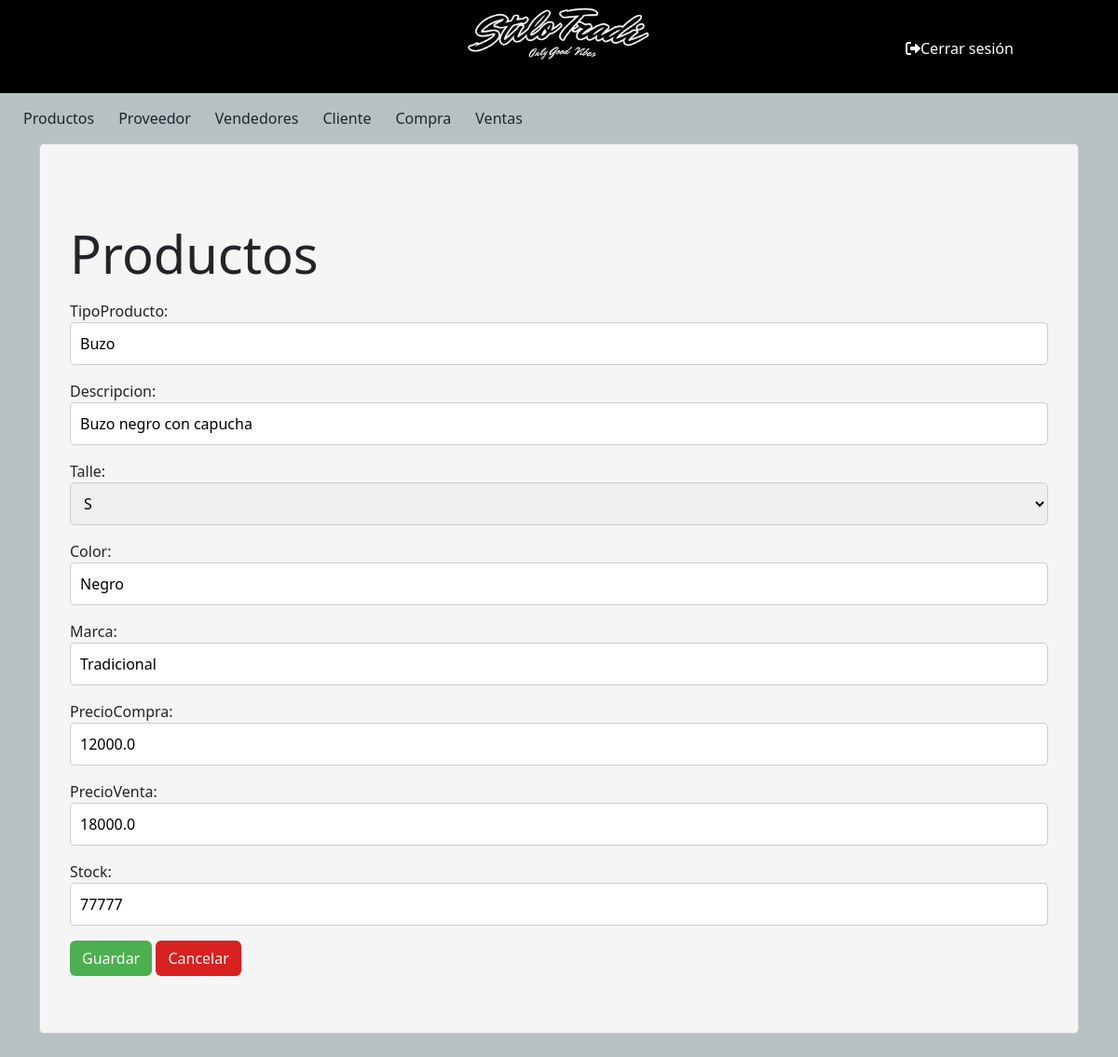
Before: /producto/ProductoModif/3/ with the older database file.
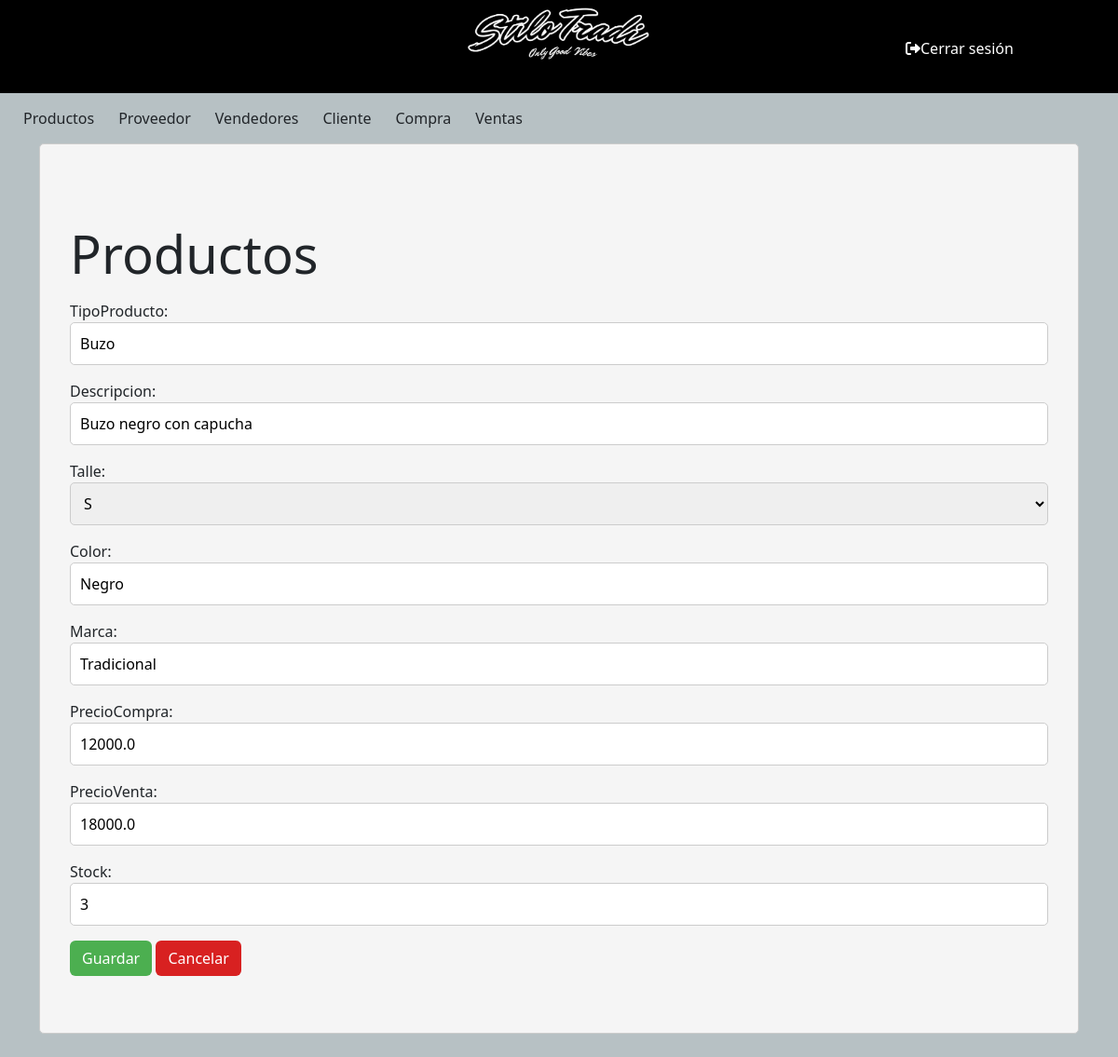
After: the same page with the newer database file.
### miAplicacion/models.py (models this page shows, shortened)
class Producto(models.Model):
    TipoProducto = models.CharField (max_length=50)
    Descripcion = models.CharField (max_length=50)
    Talle = models.CharField (max_length=50, choices=[('S', 'S' ),('M','M'),('L','L'),('XL','XL'),('XXL','XXL')])
    Color = models.CharField (max_length=50)
    Marca = models.CharField (max_length=50)
    PrecioCompra = models.FloatField ()
    PrecioVenta = models.FloatField ()
    Stock = models.IntegerField ()
    class Meta:
        ordering = ['TipoProducto', 'Descripcion']

### miAplicacion/views.py (the view)
# urls.py: path('producto/ProductoModif/<int:pk>/', views.ProductoModif.as_view(), name='ProductoModif'),
class ProductoModif(UpdateView):
    model = Producto
    form_class = ProductosForm
    template_name = 'frmProductos.html'
    success_url = reverse_lazy('productoLista')

### miAplicacion/forms.py
class ProductosForm(forms.ModelForm):
    class Meta:
        model = Producto
        fields = '__all__'
        widges = {
            'TipoProducto': forms.TextInput(attrs={'class': 'form-control'}),
            'Descripcion': forms.TextInput(attrs={'class': 'form-control'}),
            'Talle': forms.TextInput(attrs={'class': 'form-control'}),
            'Color': forms.TextInput(attrs={'class': 'form-control'}),
            'Marca': forms.TextInput(attrs={'class': 'form-control'}),
            'PrecioCompra': forms.NumberInput(attrs={'class': 'form-control', 'type': 'float'}),
            'PrecioVenta': forms.NumberInput(attrs={'class': 'form-control'}),
            'Stock': forms.NumberInput(attrs={'class': 'form-control'}),
        }

### miProyecto/templates/frmProductos.html (shortened to what this page needs)
{% extends 'base.html' %}
{% load static %}
{% block content %}
<div class="mi-contenedor">
    <div class="container mt-5">
        <div class="row">
            <h3 class="display-4 my-3">Productos</h3>
            <form method="POST" enctype="multipart/form-data" class="form" >
                {{ form.as_p }}
                <button class="btn custom-btn-aceptar" type="submit"  >Guardar</button>
                <a class="btn custom-btn-cancelar" href="/producto/ProductoLista">Cancelar</a>
            </form>
        </div>
    </div>
</div>
{% endblock %}

Changed rows visible on the page:
changed Producto "Buzo": Stock "77777" → "3"
